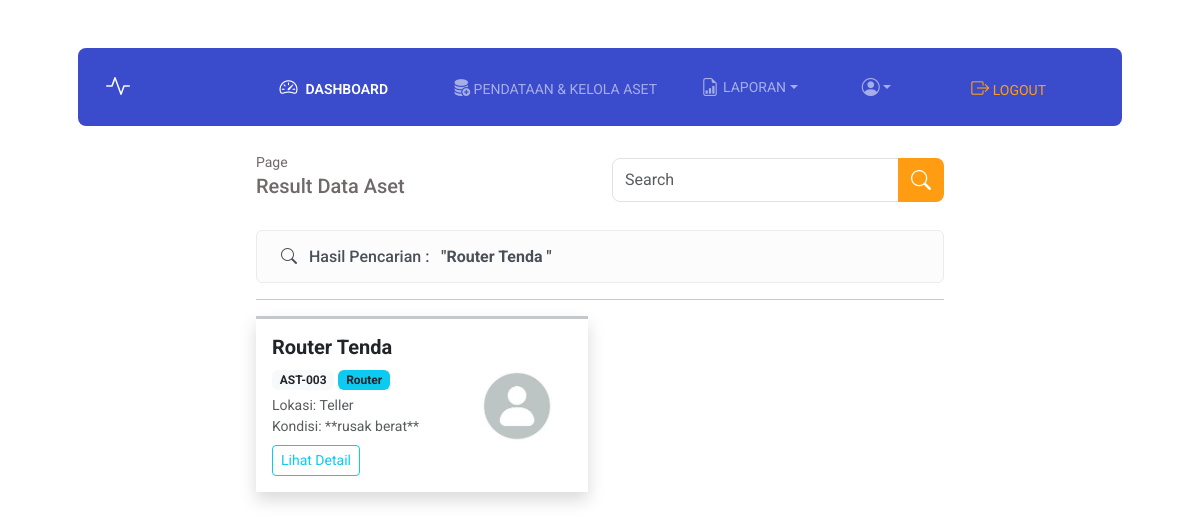
Page /search-result.php?keyword=Router Tenda on the committed database.
### tables this page shows
CREATE TABLE `aset` (
  `id_aset` int(10) UNSIGNED NOT NULL,
  `kode_aset` varchar(255) NOT NULL,
  `nama_aset` varchar(255) NOT NULL,
  `id_kategori` int(11) NOT NULL,
  `spesifikasi` text NOT NULL,
  `id_lokasi` int(11) NOT NULL,
  `kondisi` enum('baik','rusak ringan','rusak berat') NOT NULL,
  `status` enum('aktif','cadangan','dihapuskan') NOT NULL,
  `tgl_perolehan` date NOT NULL,
  `keterangan` text NOT NULL,
  `foto_aset` varchar(255) NOT NULL
);

CREATE TABLE `kategori` (
  `id_kategori` int(10) UNSIGNED NOT NULL,
  `nama_kategori` varchar(255) NOT NULL
);

CREATE TABLE `lokasi` (
  `id_lokasi` int(10) UNSIGNED NOT NULL,
  `nama_lokasi` varchar(100) NOT NULL
);

### search-result.php (the view, shortened to what this page needs)
<?php
require './modul/fuctions.php';
$keyword = mysqli_real_escape_string($db_connect, trim($_GET['keyword']));
$query = "SELECT aset.*, kategori.nama_kategori, lokasi.nama_lokasi
          FROM aset
          JOIN kategori ON aset.id_kategori = kategori.id_kategori
          JOIN lokasi ON aset.id_lokasi = lokasi.id_lokasi
          WHERE aset.nama_aset LIKE '%$keyword%'
          OR kategori.nama_kategori LIKE '%$keyword%'
          OR aset.kondisi LIKE '%$keyword%'
          OR lokasi.nama_lokasi LIKE '%$keyword%'
          OR kategori.nama_kategori LIKE '%$keyword%'
          OR aset.status LIKE '%$keyword%'
          OR aset.kode_aset LIKE '%$keyword%'";
$result = mysqli_query($db_connect, $query);
?>
<!doctype html>
<html lang="en">
<head>
    <link href="https://cdn.jsdelivr.net/npm/bootstrap@5.3.8/dist/css/bootstrap.min.css" rel="stylesheet">
    <link rel="stylesheet" href="https://cdn.jsdelivr.net/npm/bootstrap-icons@1.13.1/font/bootstrap-icons.min.css">
    <link rel="stylesheet" href="css/style.css">
</head>
<body>
    <div class="container px-5 fixed-top">
        <nav class="navbar navbar-styles navbar-dark navbar-expand-lg  mt-5 rounded-3 p-3">
            <div class="container-fluid">
                <a class="navbar-brand" href="dashboard.php"><i class="bi bi-activity logo-styles"></i></a>
                <div class="collapse navbar-collapse" id="navbarNavAltMarkup">
                    <div class="navbar-nav ms-auto">
                        <a class="nav-link active mx-0 mx-lg-5 fw-semibold" aria-current="page" href="dashboard.php">
                            <i class="bi bi-speedometer2 mx-2 icon-styles"></i>DASHBOARD</a>
                        <a class="nav-link mx-0 mx-lg" href="pendataan.php"><i class="bi bi-database-fill-add icon-styles"></i> PENDATAAN & KELOLA ASET</a>
                        <div class="dropdown mx-lg-4">
                            <a href="#" class="nav-link dropdown-toggle d-flex align-items-center" id="userMenu" data-bs-toggle="dropdown" aria-expanded="false">
                                <i class="bi bi-file-earmark-bar-graph icon-styles mx-lg-1 me-1"></i>
                                LAPORAN
                            </a>
                        </div>
                        <div class="dropdown mx-lg-4">
                            <a href="#" class="nav-link dropdown-toggle d-flex align-items-center" id="userMenu" data-bs-toggle="dropdown" aria-expanded="false">
                                <i class="bi bi-person-circle  icon-styles"></i>
                            </a>
                        </div>
                        <a class="mx-0 mx-lg-5 log-styles" href="logout.php">
                            <i class="bi bi-box-arrow-right log-styles"></i> LOGOUT</a>
                    </div>
                </div>
            </div>
        </nav>
    </div>
    <div class="container px-5 main-content">
        <div class="row justify-content-center mt-4 mb-3">
            <div class="col-lg-8">
                <div class="row">
                    <div class="col-6 col-lg-6 font-pagination">
                        <small class="m-0">Page</small>
                        <h5>Result Data Aset</h5>
                    </div>
                    <div class="col-lg col-lg-6">
                        <form action="search-result.php" method="get">
                            <div class="input-group mt-2">
                                <input type="text" name="keyword" class="form-control rounded-start-3" placeholder="Search" autocomplete="off">
                                <button class="btn btn-search-styles  rounded-end-3" type="submit" id="submit"><i class="bi bi-search" style="font-size: 20px;"></i></button>
                            </div>
                        </form>
                    </div>
                </div>
                <div class="row">
                    <div class="container mt-4">
                        <div class="alert alert-sm alert-light">
                            <h6 class="m-0"><i class="bi bi-search mx-2"></i> Hasil Pencarian : <span class="fw-bold px-2"> "<?= $keyword ?> "</span> </h6>
                        </div>
                        <hr>
                        <div class="row">
                            <?php if (mysqli_num_rows($result) > 0) : ?>
                                <?php while ($row = mysqli_fetch_assoc($result)) : ?>
                                    <div class="col-md-6 mb-3">
                                        <div class="card shadow border-0 border-top border-secondary-subtle border-3 rounded-0">
                                            <div class="card-body">
                                                <div class="row">
                                                    <div class="col-8">
                                                        <h5 class="card-title fw-bold"><?= $row['nama_aset'] ?></h5>
                                                        <p class="card-text mb-1">
                                                            <span class="badge bg-light text-dark"><?= $row['kode_aset'] ?></span>
                                                            <span class="badge bg-info text-dark"><?= $row['nama_kategori'] ?></span>
                                                        </p>
                                                        <small class="text-muted d-block">Lokasi: <?= $row['nama_lokasi'] ?></small>
                                                        <small class="text-muted d-block">Kondisi: **<?= $row['kondisi'] ?>**</small>
                                                        <a href="detail_aset.php?id=<?= $row['id_aset'] ?>" class="btn btn-sm btn-outline-info mt-2" data-bs-toggle="modal" data-bs-target="#modalDetailAset<?= $row['id_aset'] ?>">Lihat Detail</a>
                                                    </div>
                                                    <div class="col-3 d-flex justify-content-center align-items-center">
                                                        <img src="./assets/img/foto-aset/<?= $row['foto_aset'] ?>" alt="" width="100">
                                                    </div>
                                                </div>
                                            </div>
                                        </div>
                                    </div>
                                <?php endwhile; ?>
                            <?php else : ?>
                                <div class="alert alert-warning">Data tidak ditemukan dengan kata kunci tersebut.</div>
                            <?php endif; ?>
                        </div>
                    </div>
                </div>
            </div>
        </div>
    </div>
</body>
</html>

### css/style.css (style rules this page uses)
* { font-family: Roboto; }
body { padding-bottom: 50px; }
.navbar-styles { background-color: #3a4ccb; }
.navbar-styles a { font-size: 14px; }
.icon-styles { font-size: 18px; }
.log-styles { font-size: 18px; color: #ff9c11; margin-top: 9px; text-decoration: none; }
.logo-styles { font-size: 24px; color: white; font-weight: bold; }
.btn-search-styles { background-color: #ff9c11; color: #ffff; }
.main-content { margin-top: 150px; }
.font-pagination { color: #706969; }

### rows in the picture
aset: nama_aset "Router Tenda", kode_aset "AST-003", id_kategori.nama_kategori "Router", id_lokasi.nama_lokasi "Teller", kondisi "rusak berat", foto_aset (placeholder picture)

### other values in the picture
$keyword "Router Tenda"
